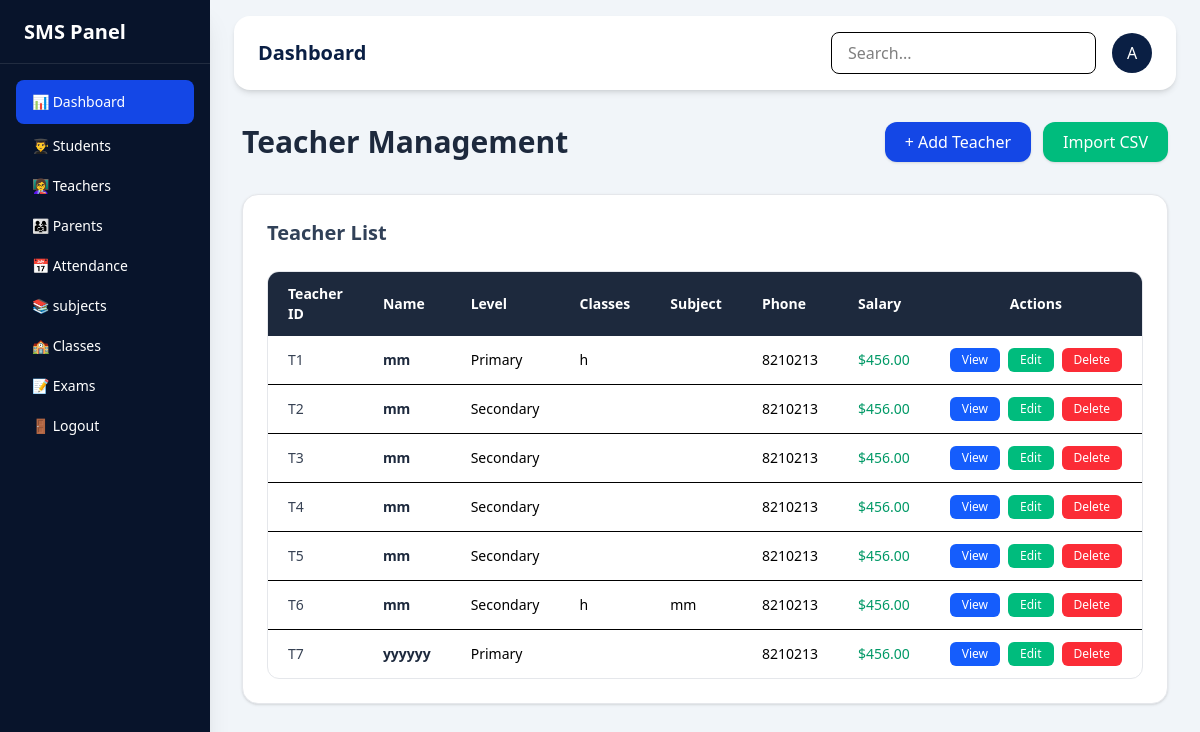
The page /teachers/dashboard/ on the database its author committed.
### core/models.py (models this page shows, shortened)
class Teacher(models.Model):
    user = models.OneToOneField(User, on_delete=models.CASCADE, null=True, blank=True)
    name = models.CharField(max_length=100)
    phone = models.CharField(max_length=20, blank=True, null=True)
    level = models.CharField(max_length=50, choices=[('Primary','Primary'),('Secondary','Secondary')],blank=True,null=True)
    salary = models.DecimalField(max_digits=8, decimal_places=2, null=True, blank=True)
    classes = models.ManyToManyField('SchoolClass', blank=True)
    subjects = models.ManyToManyField('Subject', blank=True)
    cv = models.FileField(upload_to='teacher_cvs/', blank=True, null=True)

class SchoolClass(models.Model):
    LEVEL_CHOICES = [
        ('Primary', 'Primary'),
        ('Secondary', 'Secondary'),
    ]
    name = models.CharField(max_length=50, unique=True)
    section = models.CharField(max_length=10, blank=True)
    level = models.CharField(max_length=10, choices=LEVEL_CHOICES, default='Primary')

class Subject(models.Model):
    LEVEL_CHOICES = [
        ('Primary', 'Primary'),
        ('Secondary', 'Secondary'),
    ]
    name = models.CharField(max_length=100, unique=True)
    level = models.CharField(max_length=10, choices=LEVEL_CHOICES, default='Primary')

### core/views.py (the view)
# urls.py: path('teachers/dashboard/', teachers_dashboard, name='teachers_dashboard'),
def teachers_dashboard(request):
    teachers = Teacher.objects.all()
    classes = SchoolClass.objects.all()
    subjects = Subject.objects.all()
    return render(request, 'teachers_dashboard.html', {
        'teachers': teachers,
        'classes': classes,
        'subjects': subjects
    })

### templates/teachers_dashboard.html (shortened to what this page needs)
{% extends 'base.html' %}
{% block content %}
<div class="space-y-8">
  <div class="flex justify-between items-center">
    <h1 class="text-3xl font-bold text-slate-800">Teacher Management</h1>
    <div class="flex gap-3">
      <button onclick="openAddModal()" class="bg-blue-700 hover:bg-blue-800 text-white px-5 py-2 rounded-xl shadow-sm font-medium transition">
        + Add Teacher
      </button>
      <a href="#" class="bg-emerald-500 hover:bg-emerald-600 text-white px-5 py-2 rounded-xl shadow-sm font-medium transition">
        Import CSV
      </a>
    </div>
  </div>
  <div class="bg-white rounded-2xl shadow-sm border border-gray-200 p-6">
    <div class="flex justify-between items-center mb-6">
      <h2 class="text-xl font-semibold text-slate-700">Teacher List</h2>
    </div>
    <div class="overflow-x-auto rounded-xl border border-gray-200">
      <table class="w-full text-sm">
        <thead class="bg-slate-800 text-white text-left">
          <tr>
            <th class="px-5 py-3 font-semibold">Teacher ID</th>
            <th class="px-5 py-3 font-semibold">Name</th>
            <th class="px-5 py-3 font-semibold">Level</th>
            <th class="px-5 py-3 font-semibold">Classes</th>
            <th class="px-5 py-3 font-semibold">Subject</th>
            <th class="px-5 py-3 font-semibold">Phone</th>
            <th class="px-5 py-3 font-semibold">Salary</th>
            <th class="px-5 py-3 font-semibold text-center">Actions</th>
          </tr>
        </thead>
<tbody class="divide-y">
{% for teacher in teachers %}
<tr class="hover:bg-slate-50 transition">
<td class="px-5 py-3 font-medium text-gray-700">
T{{ teacher.id }}
</td>
<td class="px-5 py-3 font-semibold text-slate-800">
{{ teacher.name }}
</td>
<td class="px-5 py-3">
{{ teacher.level }}
</td>
<td class="px-5 py-3">
{% for c in teacher.classes.all %}
{{ c.name }}{% if not forloop.last %}, {% endif %}
{% endfor %}
</td>
<td class="px-5 py-3">
{% for s in teacher.subjects.all %}
{{ s.name }}{% if not forloop.last %}, {% endif %}
{% endfor %}
</td>
<td class="px-5 py-3">
{{ teacher.phone }}
</td>
<td class="px-5 py-3 font-medium text-emerald-600">
${{ teacher.salary }}
</td>
<td class="px-5 py-3 flex gap-2 justify-center">
<button class="px-3 py-1 bg-blue-600 hover:bg-blue-700 text-white text-xs rounded-md">
View
</button>
<button onclick="openEditModal()" class="px-3 py-1 bg-emerald-500 hover:bg-emerald-600 text-white text-xs rounded-md">
Edit
</button>
<button onclick="openDeleteModal()" class="px-3 py-1 bg-red-500 hover:bg-red-600 text-white text-xs rounded-md">
Delete
</button>
</td>
</tr>
{% empty %}
<tr>
<td colspan="8" class="text-center py-6 text-gray-400">
No teachers found
</td>
</tr>
{% endfor %}
</tbody>      </table>
    </div>
  </div>
</div>
{% endblock %}

### rows shown on the page
Teacher: id "1", name "mm", level "Primary", phone "8210213", salary "456.00"
SchoolClass: name "h"
Teacher: id "2", name "mm", level "Secondary", phone "8210213", salary "456.00"
Teacher: id "3", name "mm", level "Secondary", phone "8210213", salary "456.00"
Teacher: id "4", name "mm", level "Secondary", phone "8210213", salary "456.00"
Teacher: id "5", name "mm", level "Secondary", phone "8210213", salary "456.00"
Teacher: id "6", name "mm", level "Secondary", phone "8210213", salary "456.00"
Subject: name "mm"
Teacher: id "7", name "yyyyyy", level "Primary", phone "8210213", salary "456.00"
